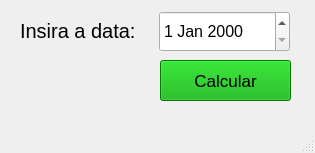
<?xml version="1.0" encoding="UTF-8"?>
<ui version="4.0">
 <class>MainWindow</class>
 <widget class="QMainWindow" name="MainWindow">
  <property name="geometry">
   <rect>
    <x>0</x>
    <y>0</y>
    <width>315</width>
    <height>153</height>
   </rect>
  </property>
  <property name="windowTitle">
   <string>MainWindow</string>
  </property>
  <widget class="QWidget" name="centralwidget">
   <widget class="QDateEdit" name="data">
    <property name="geometry">
     <rect>
      <x>159</x>
      <y>11</y>
      <width>131</width>
      <height>41</height>
     </rect>
    </property>
    <property name="font">
     <font>
      <pointsize>12</pointsize>
     </font>
    </property>
   </widget>
   <widget class="QPushButton" name="calc">
    <property name="geometry">
     <rect>
      <x>160</x>
      <y>60</y>
      <width>131</width>
      <height>41</height>
     </rect>
    </property>
    <property name="font">
     <font>
      <pointsize>13</pointsize>
     </font>
    </property>
    <property name="styleSheet">
     <string notr="true">background-color: rgb(0, 170, 0);</string>
    </property>
    <property name="text">
     <string>Calcular</string>
    </property>
   </widget>
   <widget class="QLabel" name="label">
    <property name="geometry">
     <rect>
      <x>20</x>
      <y>10</y>
      <width>131</width>
      <height>41</height>
     </rect>
    </property>
    <property name="font">
     <font>
      <pointsize>15</pointsize>
     </font>
    </property>
    <property name="text">
     <string>Insira a data:</string>
    </property>
   </widget>
  </widget>
  <widget class="QMenuBar" name="menubar">
   <property name="geometry">
    <rect>
     <x>0</x>
     <y>0</y>
     <width>315</width>
     <height>21</height>
    </rect>
   </property>
  </widget>
  <widget class="QStatusBar" name="statusbar"/>
 </widget>
 <resources/>
 <connections/>
</ui>
